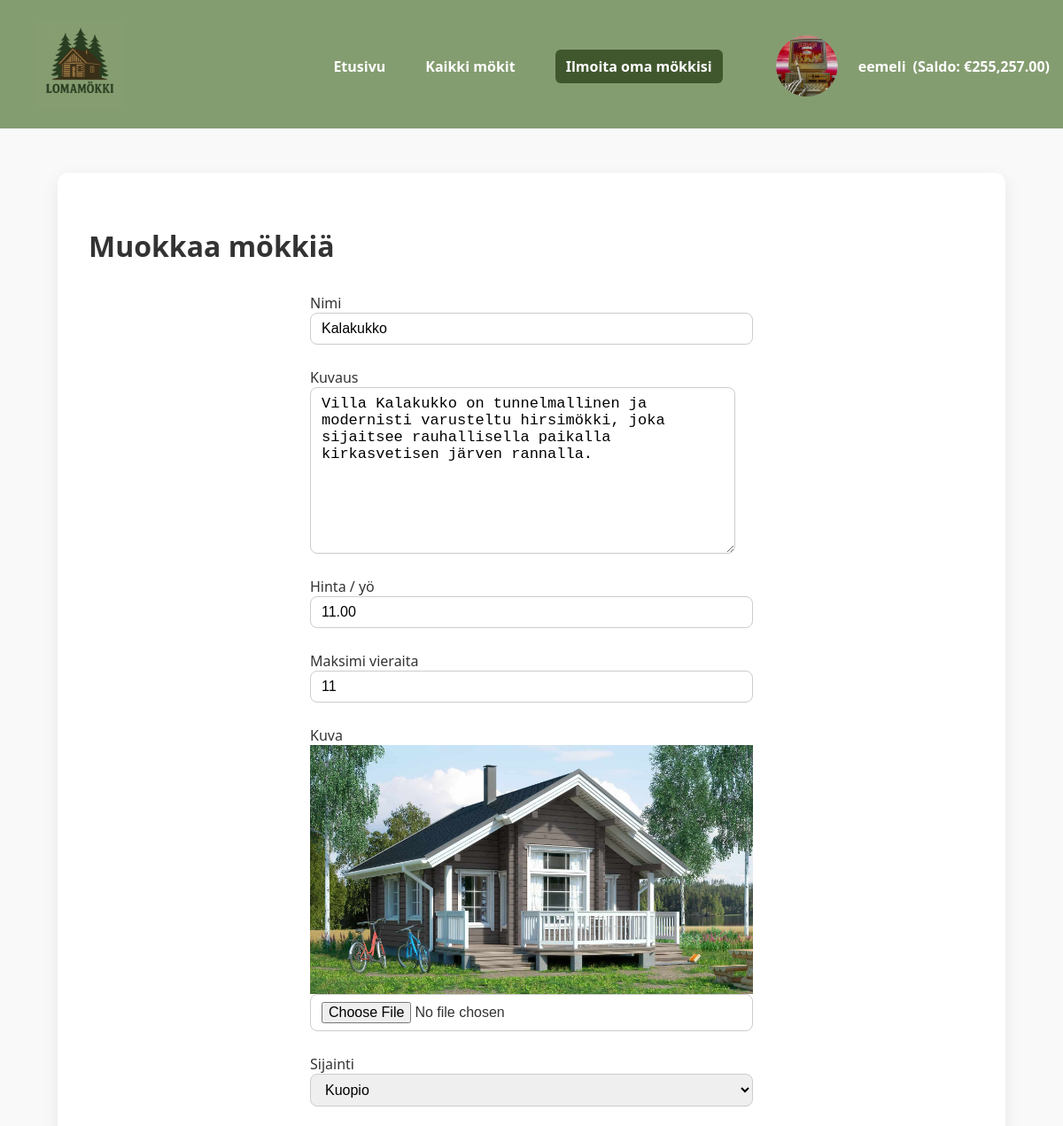
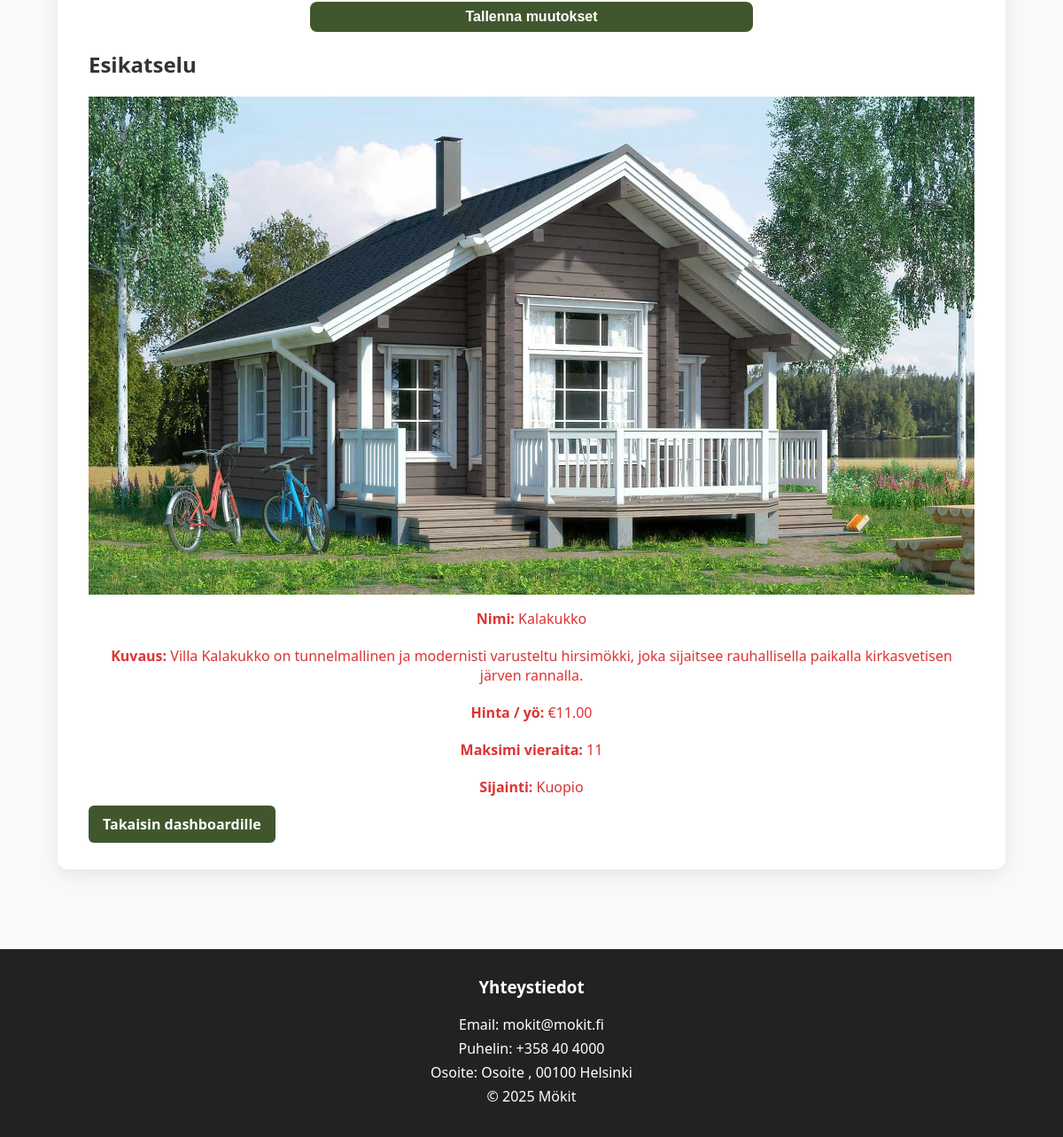
The app's page /edit_cabin.php?id=22 (signed in) with its own data (2 pictures, top to bottom).
### tables this page shows
CREATE TABLE `users` (
  `id` int(11) NOT NULL,
  `username` varchar(100) NOT NULL,
  `email` varchar(255) NOT NULL,
  `phone` varchar(30) NOT NULL,
  `profile_image` varchar(255) DEFAULT NULL,
  `password` varchar(255) NOT NULL,
  `created_at` timestamp NOT NULL DEFAULT current_timestamp(),
  `balance` decimal(10,2) DEFAULT 0.00,
  `role` enum('admin','user') NOT NULL DEFAULT 'user'
);

CREATE TABLE `cabins` (
  `id` int(11) NOT NULL,
  `owner_id` int(11) NOT NULL,
  `name` varchar(100) NOT NULL,
  `description` text DEFAULT NULL,
  `price_per_night` decimal(8,2) NOT NULL,
  `max_guests` int(11) NOT NULL DEFAULT 4,
  `image` varchar(255) DEFAULT NULL,
  `location` varchar(100) DEFAULT '',
  `user_id` int(11) DEFAULT NULL,
  `availability` tinyint(1) DEFAULT 1
);

### edit_cabin.php (the view, shortened to what this page needs)
<?php
require 'config.php';
include 'header.php';
$id = (int)($_GET['id'] ?? 0);
$stmt = $pdo->prepare("SELECT id, name, description, price_per_night, max_guests, location, image FROM cabins WHERE id = ? AND owner_id = ?");
$stmt->execute([$id, $_SESSION['user_id']]);
$cabin = $stmt->fetch();
$locations = [
    'Helsinki','Espoo','Tampere','Vantaa','Oulu','Turku',
    'Jyväskylä','Lahti','Kuopio','Pori','Lappeenranta','Vaasa',
    'Seinäjoki','Rovaniemi','Kotka','Joensuu','Hämeenlinna','Kouvola',
    'Salo','Mikkeli','Hyvinkää','Nokia','Kajaani','Savonlinna',
    'Riihimäki','Kerava','Kemi','Kokkola','Loimaa','Raisio'
];
?>
<!doctype html>
<html lang="fi">
<head>
<link rel="stylesheet" href="style.css">
</head>
<body>
<main class="add_cabin">
  <h1>Muokkaa mökkiä</h1>
  <div class="edit-grid">
    <form method="post" enctype="multipart/form-data" class="admin-form">
        <label>Nimi
          <input type="text" name="name" value="<?=htmlspecialchars($cabin['name'])?>" required>
        </label>
        <label>Kuvaus
          <textarea name="description"style="height: 188px; width: 480px;font-size: 17;" ><?=htmlspecialchars($cabin['description']) ?> </textarea>
        </label>
        <label>Hinta / yö
          <input type="number" step="0.01" name="price_per_night" value="<?=htmlspecialchars($cabin['price_per_night'])?>" required>
        </label>
        <label>Maksimi vieraita
          <input type="number" name="max_guests" value="<?=htmlspecialchars($cabin['max_guests'])?>" required>
        </label>
        <label>Kuva
          <?php if (!empty($cabin['image'])): ?>
              <img src="<?=htmlspecialchars($cabin['image'])?>" alt="Mökki" class="cabin-thumb">
          <?php endif; ?>
          <input type="file" name="image" accept="image/*">
        </label>
        <label>Sijainti
          <select name="location" required>
              <?php foreach ($locations as $loc): ?>
                  <option value="<?=htmlspecialchars($loc)?>" <?=($loc == $cabin['location']) ? 'selected' : ''?>>
                      <?=htmlspecialchars($loc)?>
                  </option>
              <?php endforeach; ?>
          </select>
        </label>
        <button type="submit">Tallenna muutokset</button>
    </form>
    <section class="cabin-preview">
        <h2>Esikatselu</h2>
        <?php if (!empty($cabin['image'])): ?>
          <img src="<?=htmlspecialchars($cabin['image'])?>" alt="<?=htmlspecialchars($cabin['name'])?>" class="cabin-thumb">
        <?php endif; ?>
        <div class="cabin-info">
          <p><strong>Nimi:</strong> <?=htmlspecialchars($cabin['name'])?></p>
          <p><strong>Kuvaus:</strong> <?=nl2br(htmlspecialchars($cabin['description']))?></p>
          <p><strong>Hinta / yö:</strong> €<?=number_format($cabin['price_per_night'],2)?></p>
          <p><strong>Maksimi vieraita:</strong> <?=htmlspecialchars($cabin['max_guests'])?></p>
          <p><strong>Sijainti:</strong> <?=htmlspecialchars($cabin['location'] ?? 'Ei määritelty')?></p>
        </div>
    </section>
  </div>
  <a href="dashboard.php" class="btn back-btn">Takaisin dashboardille</a>
</main>
</body>
</html>
<?php include 'footer.php'; ?>

### header.php (shortened to what this page needs)
<?php
require 'config.php';
$user = null;
$user_balance = 0;
if (isset($_SESSION['user_id'])) {
    $stmt = $pdo->prepare("SELECT * FROM users WHERE id = ?");
    $stmt->execute([$_SESSION['user_id']]);
    $user = $stmt->fetch();
    $user_balance = $user['balance'] ?? 0;
}
?>
<header>
  <div class="header-flex" style="display:flex;justify-content:space-between;align-items:center;padding:20px 0;">
<a href="index.php"><img src="images/logo.png" width="100" alt="Lomamökki logo" style="margin-left:40px;"></a>
    <nav style="display:flex;align-items:center;gap:15px;">
      <a href="index.php" style="color:#fff;text-decoration:none;font-weight:600;">Etusivu</a>
      <a href="all_cabins.php" style="color:#fff;text-decoration:none;font-weight:600;">Kaikki mökit</a>
      <a href="<?= isset($_SESSION['user_id']) ? 'add_cabin.php' : 'login.php'; ?>" class="btn" style="color:#fff;background:#40572e;padding:8px 12px;border-radius:6px;">Ilmoita oma mökkisi</a>
      <?php if ($user): ?>
      <div class="profile-dropdown" style="position:relative;">
        <a href="#" style="display:flex;align-items:center;color:#fff;text-decoration:none;">
          <img src="<?=htmlspecialchars($user['profile_image'] ?? 'default-avatar.png')?>" alt="Profiili" class="profile-pic" style="width:100px;height:100px;border-radius:50%;object-fit:cover;margin-right:8px;">
          <?=htmlspecialchars($user['username'])?>
          <span style="margin-left:8px;font-weight:600;">(Saldo: €<?=number_format($user_balance, 2)?>)</span>
        </a>
      </div>
      <?php else: ?>
        <a href="login.php" style="color:#fff;text-decoration:none;font-weight:600;">Kirjaudu / Rekisteröidy</a>
      <?php endif; ?>
    </nav>
  </div>
</header>

### style.css (style rules this page uses)
body { font-family: 'Segoe UI', Tahoma, Geneva, Verdana, sans-serif; margin: 0; color: #333; background-color: #f9f9f9; display: flex; flex-direction: column; min-height: 100vh; }
header { background-color: #849D70; color: #fff; padding: 5x 0; margin-bottom: auto; text-align: center; }
header nav { margin-top: 5px; }
header nav a { color: #fff; margin: 0 15px; text-decoration: none; font-weight: 600; transition: color 0.2s; }
.btn { background-color: #40572e; color: white; padding: 10px 16px; text-align: center; border-radius: 6px; text-decoration: none; font-weight: bold; transition: background-color 0.3s ease; }
label { display: block; margin: 10px 0 4px; font-weight: 500; }
input, button { width: 100%; padding: 10px 12px; border-radius: 8px; border: 1px solid #ccc; font-size: 1em; transition: border-color 0.2s, box-shadow 0.2s; }
button { background-color: #40572e; color: #fff; border: none; font-weight: 600; margin-top: 8px; transition: background-color 0.2s, transform 0.2s; }
.admin-form { display: flex; flex-direction: column; gap: 12px; max-width: 500px; margin: 0 auto; }
.admin-form label { display: flex; flex-direction: column; font-weight: 500; }
.admin-form input, .admin-form textarea, .admin-form select, .admin-form button { padding: 8px 12px; border-radius: 8px; border: 1px solid #ccc; font-size: 1em; transition: border-color 0.2s, box-shadow 0.2s; }
.admin-form button { background-color: #40572e; color: #fff; border: none; font-weight: 600; cursor: pointer; transition: background-color 0.2s, transform 0.2s; }
.profile-dropdown { position: relative; display: inline-block; }
.profile-pic { width: 135px; height: 135px; border-radius: 50%; object-fit: cover; margin-right: 8px; }
.add_cabin { width: 90%; max-width: 1000px; margin: 50px auto; padding: 40px 35px; background-color: #fff; border-radius: 12px; box-shadow: 0 6px 20px rgba(0,0,0,0.08); }
.cabin-thumb { max-width: 100%; display: block; }
.add_cabin p { text-align: center; color: #d33; font-weight: 500; margin-bottom: 20px; }

### records on screen
users: profile_image (picture), username "eemeli", balance "255,257.00"
cabins: name "Kalakukko", description "Villa Kalakukko on tunnelmallinen ja modernisti varusteltu hirsimökki, joka sijaitsee rauhallisella paikalla kirkasvetisen järven rannalla.", price_per_night "11.00", max_guests "11", image (picture), location "Kuopio"
